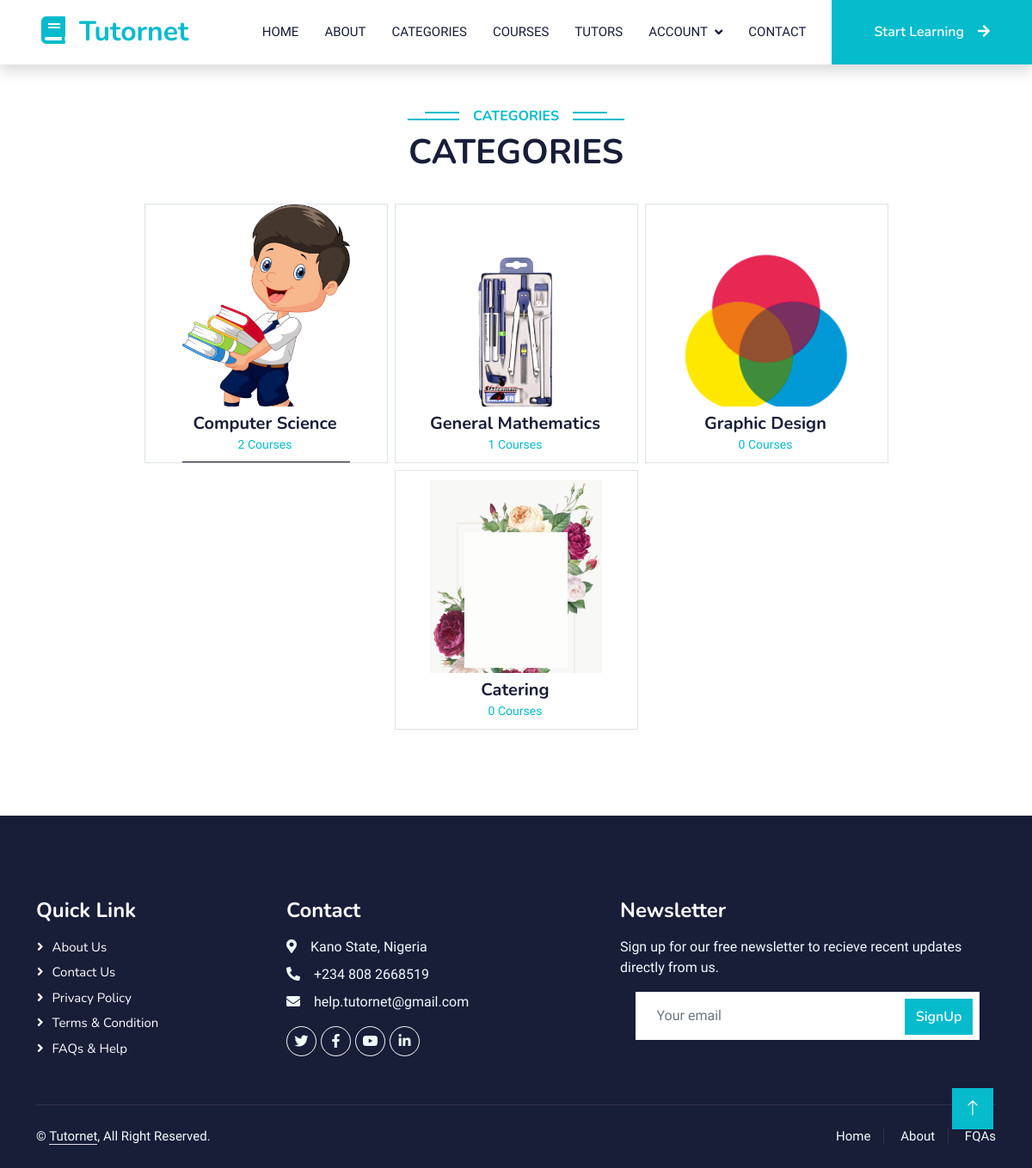
Page /courses/categories on the committed database.
### courses/models.py (models this page shows, shortened)
class Category(models.Model):
    name = models.CharField(max_length=200)
    cover_photo = models.ImageField(upload_to="course_categories")
    date_added = models.DateTimeField(auto_now_add=True)
    slug = models.CharField(max_length=200, null=True, blank=True)
    class Meta:
        verbose_name_plural = "Categories"

### courses/views.py (the view)
# urls.py: path('categories', views.categories, name="categories_list"),
def categories(request):
    categories = Category.objects.all()
    return render(request, "courses/categories.html", context={"categories": categories})

### courses/templates/courses/categories.html (shortened to what this page needs)
{% extends 'base/base.html' %}
{% load static %}
{% block content %}
<div class="container-xxl py-5 category">
    <div class="container">
        <div class="text-center wow fadeInUp" data-wow-delay="0.1s">
            <h6 class="section-title bg-white text-center text-primary px-3">
                Categories
            </h6>
            <h1 class="mb-5 text-uppercase">Categories</h1>
        </div>
        <div class="row g-3 justify-content-center">
            {% for category in categories %}
            {% include 'courses/elements/category.html' with category=category %}
            {% endfor %}
        </div>
    </div>
</div>
{% endblock %}

### courses/templates/courses/elements/category.html
{% block category_element %}
<div class="col-lg-3 col-md-12 wow zoomIn border m-1 text-center" data-wow-delay="0.3s">
    <a class="position-relative d-block overflow-hidden"
        href="{% url 'category_courses_list' category_slug=category.slug %}">
        <img src="{{category.cover_photo.url}}" height="300px" width="200px" style="object-fit:contain;" alt="" />
        <div class="bg-white text-center position-absolute bottom-0 w-100 end-0 py-2" style="margin: 1px;">
            <h5 class="m-0">{{category.name}}</h5>
            <small class="text-primary">{{category.courses.count}} Courses</small>
        </div>
    </a>
</div>
{% endblock %}

### base/static/base/css/style.css (style rules this page uses)
:root { --primary: #06BBCC; --light: #F0FBFC; --dark: #181d38; }
.section-title { position: relative; display: inline-block; text-transform: uppercase; }
.section-title::before { position: absolute; content: ""; width: calc(100% + 80px); height: 2px; top: 4px; left: -40px; background: var(--primary); z-index: -1; }
.section-title::after { position: absolute; content: ""; width: calc(100% + 120px); height: 2px; bottom: 5px; left: -60px; background: var(--primary); z-index: -1; }
.category img, .course-item img { transition: .5s; }

### rows in the picture
Category: cover_photo (picture), name "Computer Science", courses.count "2"
Category: cover_photo (picture), name "General Mathematics", courses.count "1"
Category: cover_photo (picture), name "Graphic Design", courses.count "0"
Category: cover_photo (picture), name "Catering", courses.count "0"
